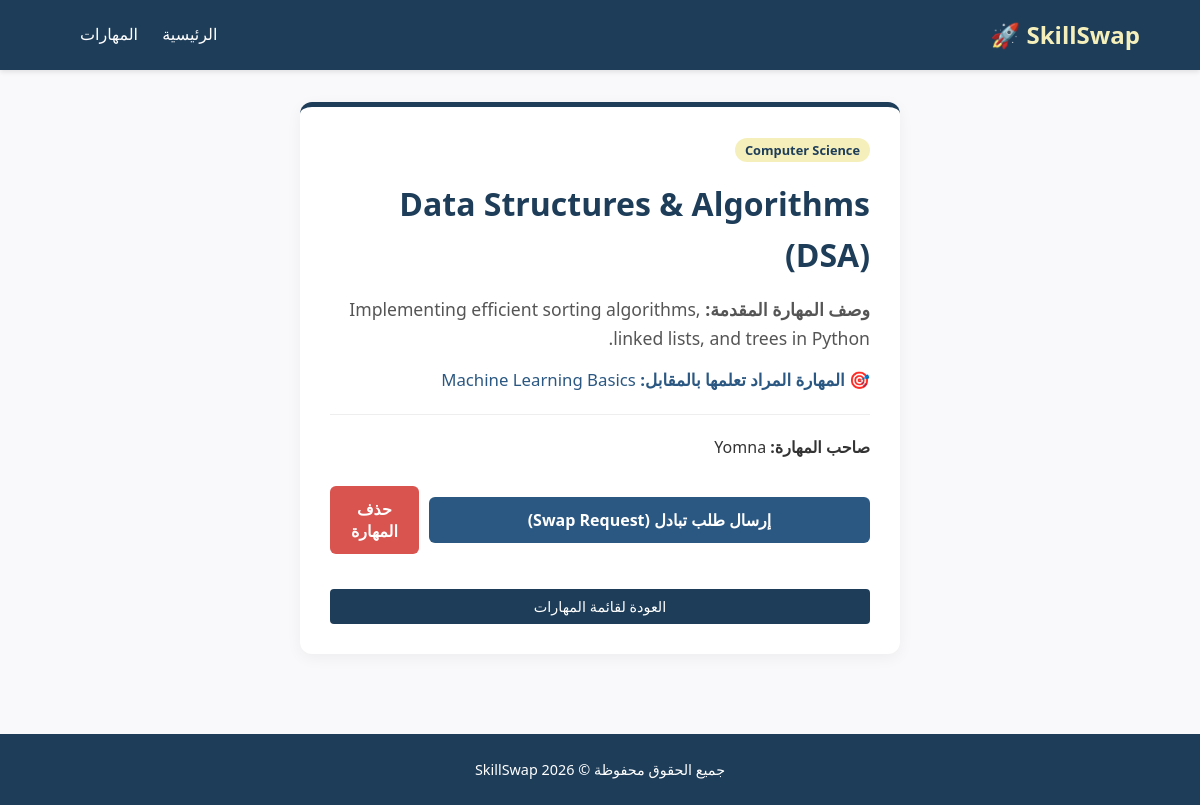
Page /skill/2 on the committed database.
### tables this page shows
CREATE TABLE skills (
            id INTEGER PRIMARY KEY AUTOINCREMENT,
            title TEXT NOT NULL,
            category TEXT NOT NULL,
            description TEXT NOT NULL,
            learn_skill TEXT NOT NULL,
            owner TEXT NOT NULL
        );

### app.py (the view)
@app.route('/skill/<int:id>')
def skill_detail(id):
    conn = get_db_connection()
    skill = conn.execute('SELECT * FROM skills WHERE id = ?', (id,)).fetchone()
    conn.close()
    return render_template('skill_detail.html', skill=skill)

### app.py (called while the page is built)
def get_db_connection():
    conn = sqlite3.connect('database.db')
    conn.row_factory = sqlite3.Row
    return conn

### templates/skill_detail.html (shortened to what this page needs)
<!DOCTYPE html>
<html lang="ar" dir="rtl">
<head>
    <link rel="stylesheet" href="{{ url_for('static', filename='style.css') }}">
</head>
<body>
    <header class="navbar">
        <div class="logo">SkillSwap 🚀</div>
        <nav>
            <a href="{{ url_for('index') }}">الرئيسية</a>
            <a href="{{ url_for('all_skills') }}">المهارات</a>
        </nav>
    </header>
    <main class="container">
        <div class="form-container" style="text-align: right;">
            <span class="badge">{{ skill['category'] }}</span>
            <h1 style="color: #1e3d59; margin: 15px 0;">{{ skill['title'] }}</h1>
            <p style="font-size: 1.1rem; color: #555; margin-bottom: 15px;"><strong>وصف المهارة المقدمة:</strong> {{ skill['description'] }}</p>
            <p style="font-size: 1.05rem; color: #2b5882; margin-bottom: 20px;"><strong>🎯 المهارة المراد تعلمها بالمقابل:</strong> {{ skill['learn_skill'] }}</p>
            <hr style="border: 0; border-top: 1px solid #eee; margin: 20px 0;">
            <p><strong>صاحب المهارة:</strong> {{ skill['owner'] }}</p>
            <br>
            <div style="display: flex; gap: 10px; align-items: center;">
                <button onclick="alert('تم إرسال طلب التبادل بنجاح إلى صاحب المهارة! 🚀')" class="btn-submit" style="background-color: #2b5882; cursor: pointer;">إرسال طلب تبادل (Swap Request)</button>
                <form action="{{ url_for('delete_skill', id=skill['id']) }}" method="POST" onsubmit="return confirm('هل أنت متأكد من حذف هذه المهارة؟');" style="margin:0;">
                    <button type="submit" class="btn-submit" style="background-color: #d9534f; cursor: pointer;">حذف المهارة</button>
                </form>
            </div>
            <br>
            <a href="{{ url_for('all_skills') }}" class="btn-details" style="display: block; text-align: center; margin-top: 10px;">العودة لقائمة المهارات</a>
        </div>
    </main>
    <footer>
        <p>جميع الحقوق محفوظة © SkillSwap 2026</p>
    </footer>
</body>
</html>

### static/style.css (style rules this page uses)
* { margin: 0; padding: 0; box-sizing: border-box; font-family: 'Segoe UI', Tahoma, Geneva, Verdana, sans-serif; }
body { background-color: #f9f9fb; color: #333; line-height: 1.6; }
.navbar { background-color: #1e3d59; color: #ffffff; display: flex; justify-content: space-between; align-items: center; padding: 1rem 5%; box-shadow: 0 2px 5px rgba(0,0,0,0.1); }
.navbar .logo { font-size: 1.5rem; font-weight: bold; color: #f5f0bb; }
.navbar nav a { color: #ffffff; text-decoration: none; margin-left: 20px; transition: color 0.3s; }
.container { max-width: 1200px; margin: 0 auto; padding: 2rem 20px; }
.badge { background-color: #f5f0bb; color: #1e3d59; padding: 3px 10px; border-radius: 12px; font-size: 0.8rem; font-weight: bold; align-self: flex-start; margin-bottom: 10px; }
.btn-details { background-color: #1e3d59; color: white; padding: 6px 12px; border-radius: 4px; text-decoration: none; font-size: 0.9rem; transition: background 0.2s; }
.form-container { max-width: 600px; margin: 0 auto; background: #ffffff; padding: 30px; border-radius: 12px; box-shadow: 0 4px 15px rgba(0,0,0,0.05); border-top: 5px solid #1e3d59; }
.btn-submit { background-color: #1e3d59; color: white; border: none; padding: 12px; width: 100%; border-radius: 6px; font-size: 1rem; font-weight: bold; cursor: pointer; transition: background 0.3s; }
footer { text-align: center; padding: 1.5rem; background-color: #1e3d59; color: white; margin-top: 3rem; font-size: 0.9rem; }

### rows in the picture
skills: category "Computer Science", title "Data Structures & Algorithms (DSA)", description "Implementing efficient sorting algorithms, linked lists, and trees in Python.", learn_skill "Machine Learning Basics", owner "Yomna"
